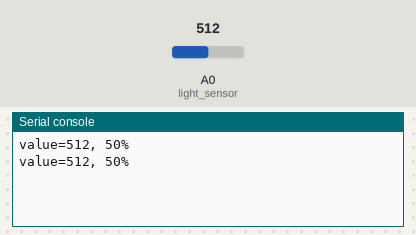
This program was run on a simulated ESP8266 board running MicroPython. On the bench: the last lines printed to the serial console. The test bench sets the inputs (shaded band); at power-on: A0 (light_sensor) = 512 (analog values on the 0–1023 scale).

Above: at 1.2 s.
1.3 s: A0 (light_sensor) set to 716
At 2.6 s:
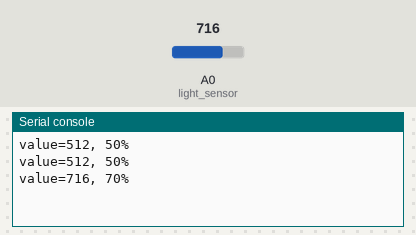
2.8 s: A0 (light_sensor) set to 900
At 3.8 s:
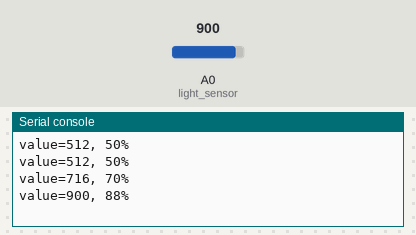
Timing chart, 0 to 5.8 s (numbered marks = the images above; inputs shaded):
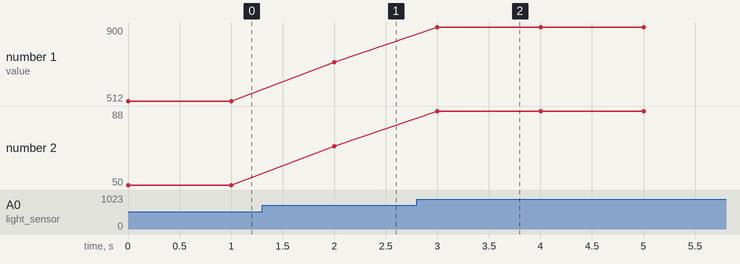

Measured:
- after the input at 1.3 s, the serial console: prints a new line after 0.70 s (image 1)
- after the input at 2.8 s, the serial console: prints a new line after 0.20 s (image 2)
- plotted number 1: 512 → 716 after the input at 1.3 s, 716 → 900 after the input at 2.8 s
- plotted number 2: 50 → 70 after the input at 1.3 s, 70 → 88 after the input at 2.8 s

The program:

prj001.py
```python
#########################匯入模組#########################
from machine import Pin,ADC
from time import sleep
import mcu
#########################函式與類別定義#########################

#########################宣告與設定#########################
gpio = mcu.gpio()
light_sensor = ADC(0)
#########################主程式#########################
while True:
    light_sensor_reading = light_sensor.read()
    print(f"value={light_sensor_reading}, {round(light_sensor_reading/1024*100)}%")
    sleep(1)
        
```

mcu.py
```python
class gpio:
    def __init__(self):
        self._D0 = 16
        self._D1 = 5
        self._D2 = 4
        self._D3 = 0
        self._D4 = 2
        self._D5 = 14
        self._D6 = 12
        self._D7 = 13
        self._D8 = 15
        self._SDD3 = 10
        self._SDD2 = 9

    @property
    def D0(self):
        return self._D0
    @property
    def D1(self):
        return self._D1
    @property
    def D2(self):
        return self._D2
    @property
    def D3(self):
        return self._D3
    @property
    def D4(self):
        return self._D4
    @property
    def D5(self):
        return self._D5
    @property
    def D6(self):
        return self._D6
    @property
    def D7(self):
        return self._D7
    @property
    def D8(self):
        return self._D8
    @property
    def SDD3(self):
        return self._SDD3
    @property
    def SDD2(self):
        return self._SDD2        
```
